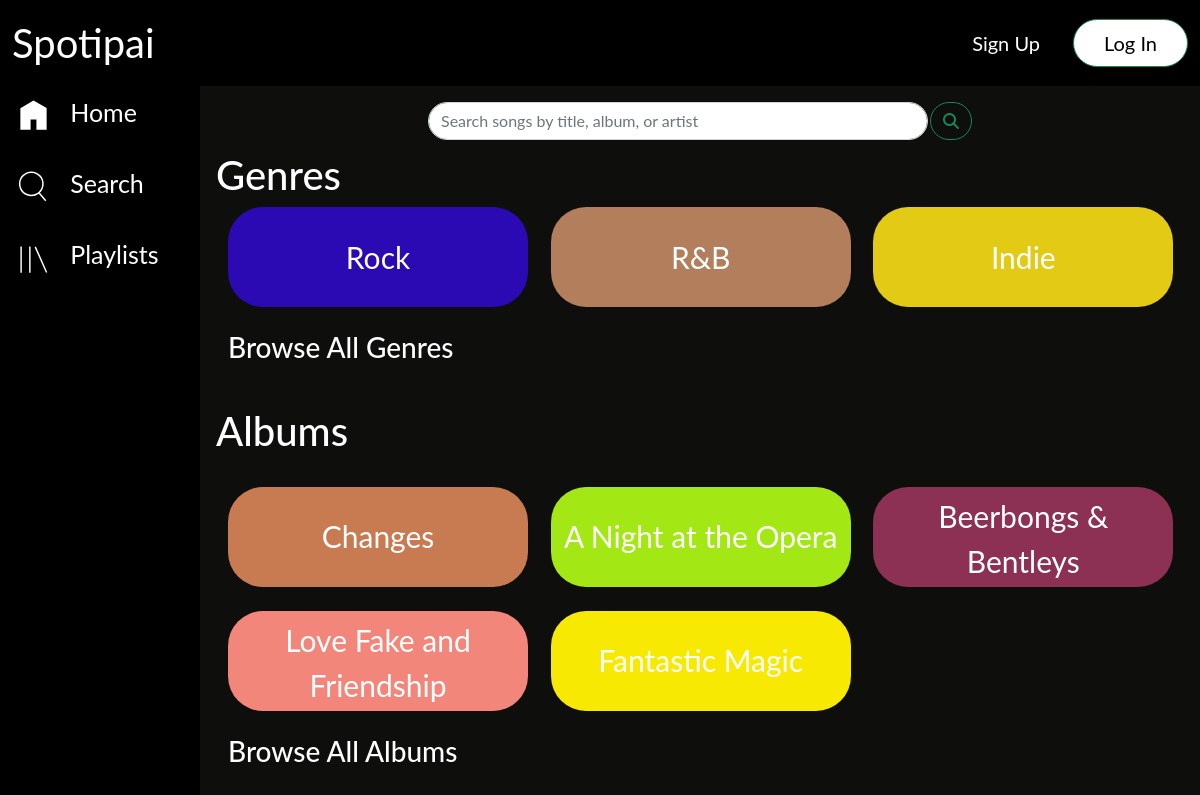
Screenshot of /search.php with the database file from the repository.
### tables this page shows
CREATE TABLE `genre` (
  `id_genre` int(3) NOT NULL,
  `nama_genre` varchar(20) NOT NULL
);

CREATE TABLE `album` (
  `id_album` int(3) NOT NULL,
  `id_artist` int(3) NOT NULL,
  `title` varchar(150) NOT NULL,
  `year` int(4) NOT NULL
);

### search-content.php (the view, shortened to what this page needs)
<div class="content">
  <div class="md-form mt-0">
    <table style="margin-top: 70px;" align="center">
      <tr>
        <form action="search_result.php" method="post">
          <td>
            <input name="key" class="form-control" type="text" placeholder="Search songs by title, album, or artist" aria-label="Search" style="width: 500px; border-radius:35px">
          </td>
          <td><button type="submit" style="border-radius: 35px;" class="btn btn-outline-success"><i class="fas fa-search"></i></button></td>
        </form>
      </tr>
    </table>
  </div>
  <h1 style="color: white; margin-top: 10px;">Genres</h1>
  <div class="container">
    <div class="row">
      <?php
      $ambilgenre = $koneksi->query("SELECT * FROM genre ORDER BY rand() LIMIT 3");
      while ($datagenre = $ambilgenre->fetch_assoc()) {
      ?>
        <div class="col-sm-4 mb-4">
          <button class="btn btn-block" onclick="window.location.href='genre_song.php?id_genre=<?= $datagenre['id_genre'] ?>';" style="background-color: <?php echo '#' . substr(str_shuffle('ABCDEF0123456789'), 0, 6); ?>;">
            <?= $datagenre['nama_genre'] ?>
          </button>
        </div>
      <?php } ?>
    </div>
    <h3><a href="genres.php" style="color:white;">Browse All Genres</a></h3>
  </div>
  <br>
  <h1 style="color: white; margin-top: 10px;">Albums</h1>
  <br>
  <div class="container" id="container2">
    <div class="row">
      <?php
      $ambilalbum = $koneksi->query("SELECT * FROM album ORDER BY rand() LIMIT 5");
      while ($dataalbum = $ambilalbum->fetch_assoc()) {
      ?>
        <div class="col-sm-4 mb-4">
          <button class="btn btn-block" onclick="window.location.href='album_song.php?id_album=<?= $dataalbum['id_album'] ?>';" style="background-color: <?php echo '#' . substr(str_shuffle('ABCDEF0123456789'), 0, 6); ?>;">
            <?= $dataalbum['title'] ?>
          </button>
        </div>
      <?php } ?>
    </div>
    <h3><a href="albums.php" style="color: white;">Browse All Albums</a></h3>
  </div>
</div>

### style.css (style rules this page uses)
body { background-color: #0e0e0d; }
.content { margin-top: 30px; }

### sidebar.php (style rules this page uses)
body { margin: 0; font-family: "Lato", sans-serif; }
div.content { margin-left: 200px; padding: 1px 16px; height: 1000px; }

### search-content.php (style rules this page uses)
.container button { border-radius: 35px; border-color: transparent; padding: auto; font-size: 30px; background-size: 200px; color: white; width: 300px; height: 100px; }
a { text-decoration: none; color: inherit; }

### rows the page displays
genre: nama_genre "Rock"
genre: nama_genre "R&B"
genre: nama_genre "Indie"
album: title "Changes"
album: title "A Night at the Opera"
album: title "Beerbongs & Bentleys"
album: title "Love Fake and Friendship"
album: title "Fantastic Magic"
